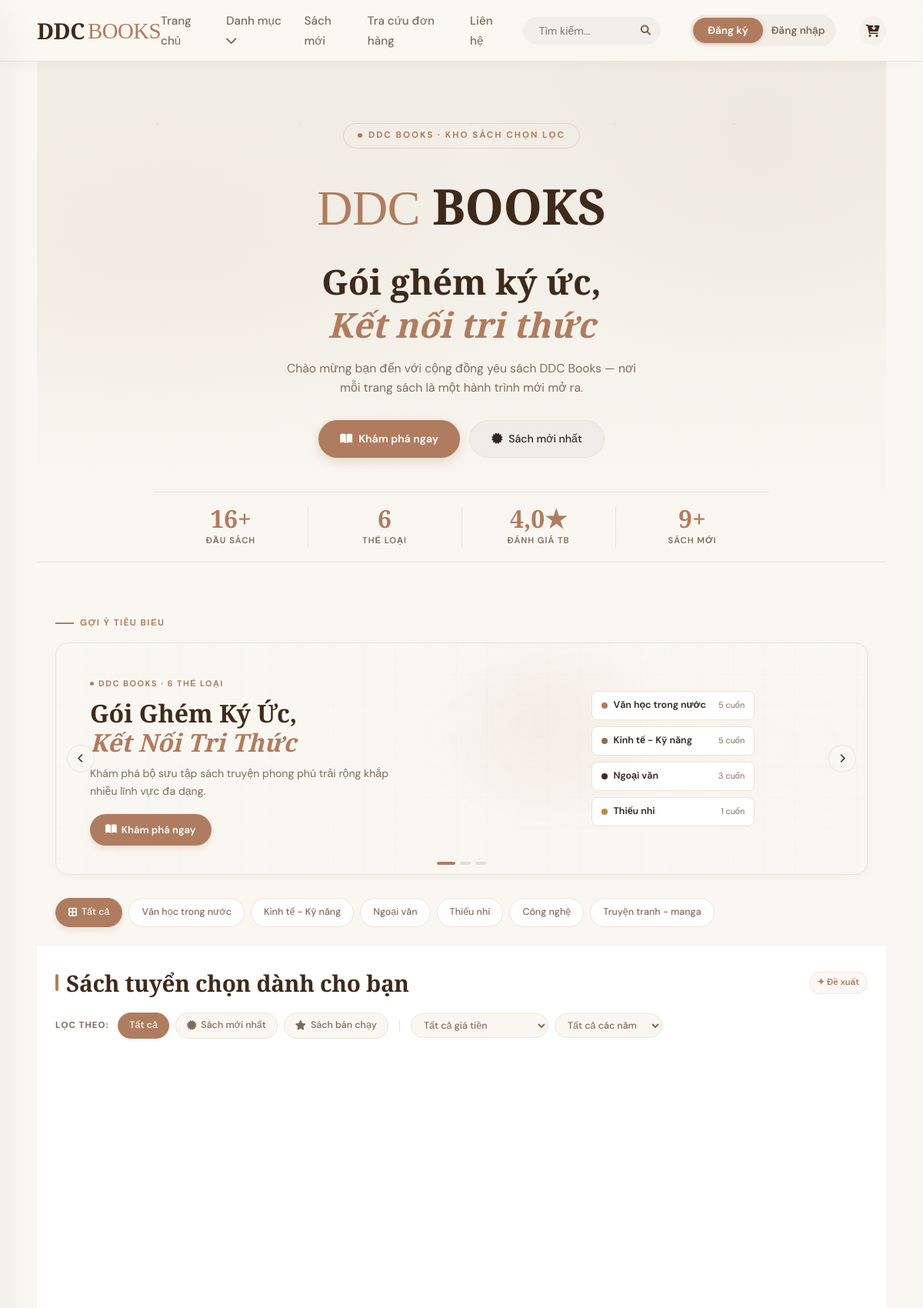
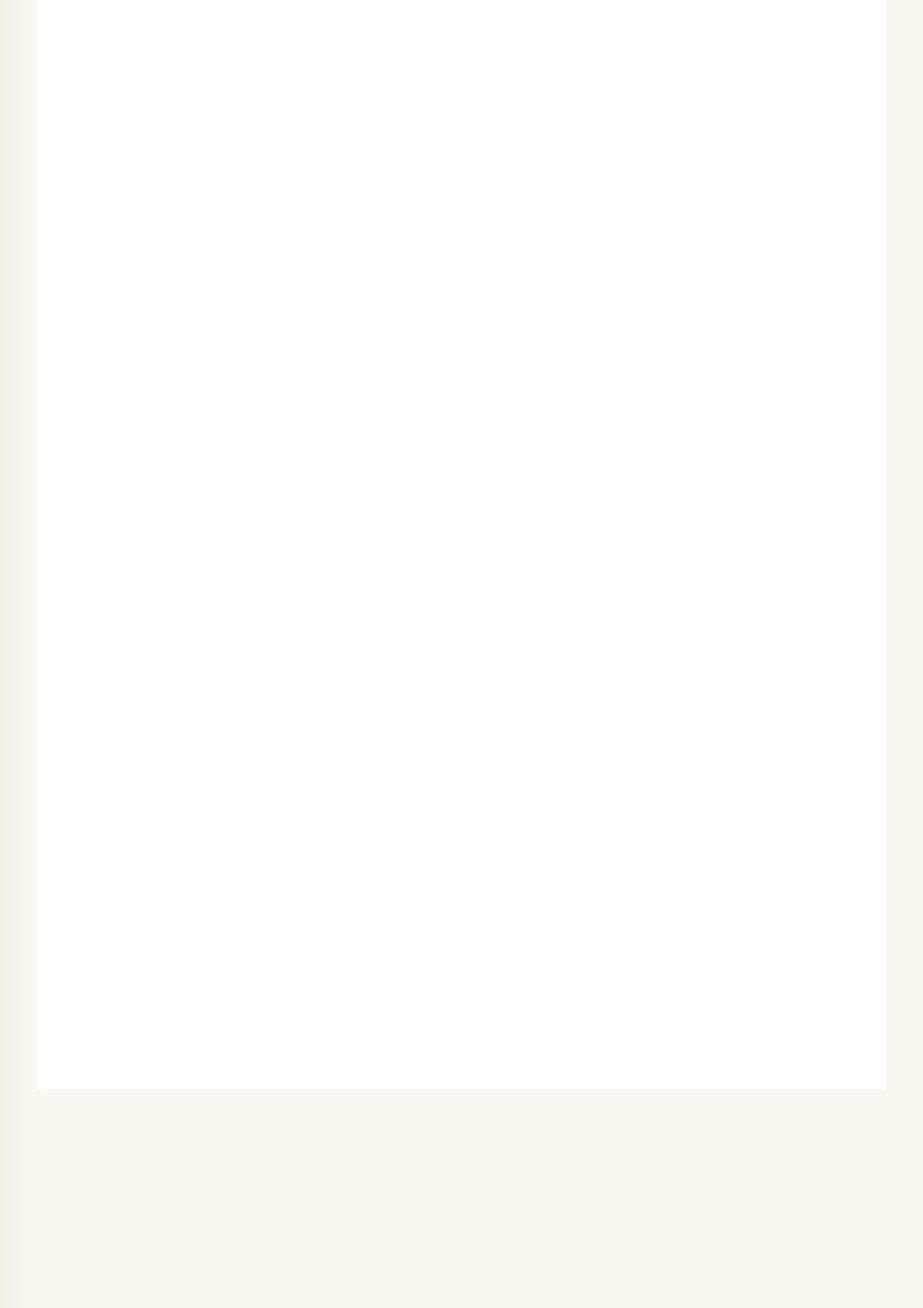
The page / (upper part) on the database its author committed (2 pictures, top to bottom).
### app/models.py (models this page shows, shortened)
class Category(models.Model):
    name = models.CharField(max_length=100)

### app/views/home.py (the view, shortened to what this page needs)
# urls.py: path('',                                views.home,                name='home'),
def home(request):
    query = request.GET.get('q')
    category_id = request.GET.get('category')
    filter_type = request.GET.get('filter')
    price_range = request.GET.get('price_range')
    year = request.GET.get('year')
    books = Book.objects.select_related('category')
    current_year = datetime.now().year
    year_choices = range(current_year, current_year - 6, -1)
    if query:
        books = books.filter(Q(title__icontains=query) | Q(author__icontains=query))
    if category_id:
        books = books.filter(category_id=category_id)
    if filter_type == 'new':
        last_90_days = timezone.now() - timedelta(days=90)
        books = books.filter(release_date__gte=last_90_days)
    elif filter_type == 'bestseller':
        books = books.order_by('-sold_count')
    if year:
        if year == 'older':
            books = books.filter(release_date__year__lt=current_year - 5)
        else:
            books = books.filter(release_date__year=year)
    books = books.order_by('-release_date')
    favorite_book_ids = []
    if request.user.is_authenticated:
        favorite_book_ids = list(
            Book.objects.filter(wishlist=request.user).values_list('id', flat=True)
        )
    categories = Category.objects.all()
    viewed_ids = request.session.get('recently_viewed', [])
    recently_viewed_books = []
    if viewed_ids:
        preserved = Case(*[When(pk=pk, then=pos) for pos, pk in enumerate(viewed_ids)])
        recently_viewed_books = Book.objects.filter(id__in=viewed_ids).order_by(preserved)
    avg_rating = Comment.objects.aggregate(avg=Avg('rating'))['avg'] or 0
    new_books_count = Book.objects.filter(
        release_date__gte=timezone.now().date() - timedelta(days=90)
    ).count()
    context = {
        'books': books,
        'categories': categories,
        'year_choices': year_choices,
        'favorite_book_ids': favorite_book_ids,
        'query': query,
        'filter_type': filter_type,
        'recently_viewed_books': recently_viewed_books,
        'selected_price': price_range,
        'selected_year': year,
        'avg_rating': avg_rating,
        'new_books_count': new_books_count,
    }
    return render(request, 'app/home.html', context)

### app/context_processors.py (called while the page is built)
def categories_processor(request):
    return {
        'categories': Category.objects.all()
    }

### app/models.py (called while the page is built)
    @property
    def is_new(self):
        three_months_ago = timezone.now().date() - timedelta(days=90)
        return self.release_date >= three_months_ago

### app/templates/app/home.html (shortened to what this page needs)
{% extends 'app/base.html' %}
{% load static %}
{% block hero_banner %}
<section class="ddc-hero">
  <div class="ddc-hero-bg"></div>
  <div class="ddc-particle particle-1"></div>
  <div class="ddc-particle particle-2"></div>
  <div class="ddc-particle particle-3"></div>
  <div class="ddc-particle particle-4"></div>
  <div class="ddc-particle particle-5"></div>
  <div class="ddc-hero-inner">
    <div class="ddc-hero-eyebrow">
      <span class="ddc-eyebrow-dot"></span>
      DDC Books · Kho Sách Chọn Lọc
    </div>
    <div class="ddc-hero-logo-text">
      <span>DDC</span> BOOKS
    </div>
    <h1 class="ddc-hero-title">
      Gói ghém ký ức,<br><em>Kết nối tri thức</em>
    </h1>
    <p class="ddc-hero-sub">
      Chào mừng bạn đến với cộng đồng yêu sách DDC Books — nơi mỗi trang sách là một hành trình mới mở ra.
    </p>
    <div class="ddc-hero-actions">
      <a href="{% url 'home' %}" class="ddc-btn-gold">
        <i class="fas fa-book-open"></i> Khám phá ngay
      </a>
      <a href="{% url 'home' %}?filter=new" class="ddc-btn-glass">
        <i class="fas fa-certificate"></i> Sách mới nhất
      </a>
    </div>
  </div>
  <div class="ddc-hero-stats">
    <div class="ddc-stat">
      <span class="ddc-stat-n">{{ books.count }}+</span>
      <span class="ddc-stat-l">Đầu sách</span>
    </div>
    <div class="ddc-stat">
      <span class="ddc-stat-n">{{ categories.count }}</span>
      <span class="ddc-stat-l">Thể loại</span>
    </div>
    <div class="ddc-stat">
      <span class="ddc-stat-n">{{ avg_rating|floatformat:1 }}★</span>
      <span class="ddc-stat-l">Đánh giá TB</span>
    </div>
    <div class="ddc-stat">
      <span class="ddc-stat-n">{{ new_books_count }}+</span>
      <span class="ddc-stat-l">Sách mới</span>
    </div>
  </div>
</section>
<div class="ddc-wave-hero">
  <svg viewBox="0 0 1440 56" xmlns="http://www.w3.org/2000/svg" preserveAspectRatio="none" style="display:block;width:100%;height:40px;">
    <path d="M0,0 C360,56 720,0 1080,42 C1260,63 1380,14 1440,42 L1440,56 L0,56 Z" fill="var(--white-warm)"/>
  </svg>
</div>
<div class="ddc-slider-wrap">
  <div class="ddc-slider-eyebrow">
    <div class="ddc-slider-eyebrow-bar"></div>
    <span>Gợi ý tiêu biểu</span>
  </div>
  <div id="hero-slider">
    <div id="hs-track">
      <div class="hs-slide hs-s1">
        <div class="hs-grid"></div><div class="hs-glow"></div>
        <div class="hs-bg-circle"></div>
        <div class="hs-visual">
          <div class="hs-cat-chips">
            {% for cat in categories|slice:":4" %}
            <a href="{% url 'home' %}?category={{ cat.id }}" class="hs-cat-chip">
              <span class="hs-cat-dot dot-color-{% cycle '1' '2' '3' '4' %}"></span>
              <span class="hs-cat-name">{{ cat.name }}</span>
              <span class="hs-cat-count">{{ cat.books.count }} cuốn</span>
            </a>
            {% empty %}
            <div class="hs-spines">
              <div class="hs-spine spine-1"><span class="hs-spine-txt">VĂN HỌC</span></div>
              <div class="hs-spine spine-2"><span class="hs-spine-txt">KINH TẾ</span></div>
              <div class="hs-spine spine-3"><span class="hs-spine-txt">KỸ NĂNG</span></div>
            </div>
            {% endfor %}
          </div>
        </div>
        <div class="hs-body">
          <div class="hs-tag"><span class="hs-tag-dot"></span>DDC Books · {{ categories.count }} thể loại</div>
          <h2 class="hs-title">Gói Ghém Ký Ức,<br><em>Kết Nối Tri Thức</em></h2>
          <p class="hs-desc">Khám phá bộ sưu tập sách truyện phong phú trải rộng khắp nhiều lĩnh vực đa dạng.</p>
          <a href="{% url 'home' %}" class="hs-btn hs-btn-amber"><i class="fas fa-book-open"></i> Khám phá ngay</a>
        </div>
      </div>
    </div>
    <button class="hs-arrow" id="hs-prev" onclick="hsMove(-1)" aria-label="Trước"><i class="fas fa-chevron-left"></i></button>
    <button class="hs-arrow" id="hs-next" onclick="hsMove(1)" aria-label="Tiếp"><i class="fas fa-chevron-right"></i></button>
    <div id="hs-dots">
      <button class="hs-dot active" onclick="hsGoto(0)"></button>
      <button class="hs-dot" onclick="hsGoto(1)"></button>
      <button class="hs-dot" onclick="hsGoto(2)"></button>
    </div>
  </div>
</div>
<div class="ddc-cat-bar">
  <div class="ddc-cat-scroll">
    <a href="{% url 'home' %}" class="ddc-cat-btn {% if not request.GET.category and not request.GET.filter and not request.GET.q %}active{% endif %}">
      <i class="fas fa-border-all"></i> Tất cả
    </a>
    {% for cat in categories %}
    <a href="{% url 'home' %}?category={{ cat.id }}"
       class="ddc-cat-btn {% if request.GET.category == cat.id|stringformat:'s' %}active{% endif %}">
      {{ cat.name }}
    </a>
    {% endfor %}
  </div>
</div>
{% endblock hero_banner %}
{% block content %}
<div class="ddc-books">
  <div class="ddc-books-head">
    <h2 class="ddc-books-title">
      {% if request.GET.q %}Kết quả cho "{{ request.GET.q }}"
      {% elif request.GET.filter == 'bestseller' %}Sách Bán Chạy
      {% elif request.GET.filter == 'new' %}Sách Mới Nhất
      {% elif request.GET.category %}
        {% for cat in categories %}{% if cat.id|stringformat:'s' == request.GET.category %}{{ cat.name }}{% endif %}{% endfor %}
      {% else %}Sách tuyển chọn dành cho bạn{% endif %}
    </h2>
    {% if not request.GET.q %}
      {% if request.GET.filter == 'bestseller' %}<span class="ddc-pill">⭐ Bestseller</span>
      {% elif request.GET.filter == 'new' %}<span class="ddc-pill">✦ Mới nhất</span>
      {% elif request.GET.category %}<span class="ddc-pill">📂 Theo thể loại</span>
      {% else %}<span class="ddc-pill">✦ Đề xuất</span>{% endif %}
    {% else %}
      <span class="ddc-pill">🔍 {{ books|length }} kết quả</span>
    {% endif %}
  </div>
  <div class="ddc-filter-bar">
    <span class="ddc-filter-label">Lọc theo:</span>
    <a href="{% url 'home' %}{% if request.GET.category %}?category={{ request.GET.category }}{% else %}?{% endif %}"
       class="ddc-filter-btn {% if not request.GET.filter and not request.GET.price_range and not request.GET.year and not request.GET.q %}active{% endif %}">
      Tất cả
    </a>
    <a href="?filter=new{% if request.GET.category %}&category={{ request.GET.category }}{% endif %}"
       class="ddc-filter-btn {% if request.GET.filter == 'new' %}active{% endif %}">
      <i class="fas fa-certificate"></i> Sách mới nhất
    </a>
    <a href="?filter=bestseller{% if request.GET.category %}&category={{ request.GET.category }}{% endif %}"
       class="ddc-filter-btn {% if request.GET.filter == 'bestseller' %}active{% endif %}">
      <i class="fas fa-star"></i> Sách bán chạy
    </a>
    <select class="ddc-price-select" onchange="applyFilter('price_range', this.value)">
      <option value="">Tất cả giá tiền</option>
    </select>
    <select class="ddc-year-select" onchange="applyFilter('year', this.value)">
      <option value="">Tất cả các năm</option>
    </select>
  </div>
  <div class="ddc-grid">
    {% for book in books %}
    <a href="{% url 'book_detail' book.id %}" class="ddc-cl">
    </a>
    {% empty %}
    <div class="ddc-empty">
      <i class="fas fa-search"></i>
      <p>Rất tiếc, chúng mình không tìm thấy cuốn sách hoặc tác giả phù hợp.</p>
      <a href="{% url 'home' %}"><i class="fas fa-arrow-left"></i> Quay lại cửa hàng</a>
    </div>
    {% endfor %}
  </div>
</div>
{% endblock %}

### app/static/app/css/chat.css (style rules this page uses)
:root { --bg-slate-900-glass: rgba(15, 23, 42, 0.93); --bg-slate-800: rgba(30, 41, 59, 0.85); --bg-slate-800-solid: #1e293b; --bg-slate-950: #090d16; --color-primary-amber: #e67e22; --color-primary-amber-light: #f39c12; --color-ai-cyan: #06b6d4; --color-ai-blue: #3b82f6; --border-glowing: rgba(255, 255, 255, 0.08); --border-radius-panel: 24px; --border-radius-card: 16px; --text-light-slate: #f8fafc; --text-muted-slate: #94a3b8; --text-dark: #0f172a; }

### rows shown on the page
Category: name "Văn học trong nước", books.count "5"
Category: name "Kinh tế - Kỹ năng", books.count "5"
Category: name "Ngoại văn", books.count "3"
Category: name "Thiếu nhi", books.count "1"
Category: name "Công nghệ"
Category: name "Truyện tranh - manga"

### other values the page prints
{{ books.count }} "16"
{{ categories.count }} "6"
{{ avg_rating|floatformat:1 }} "4,0"
{{ new_books_count }} "9"
